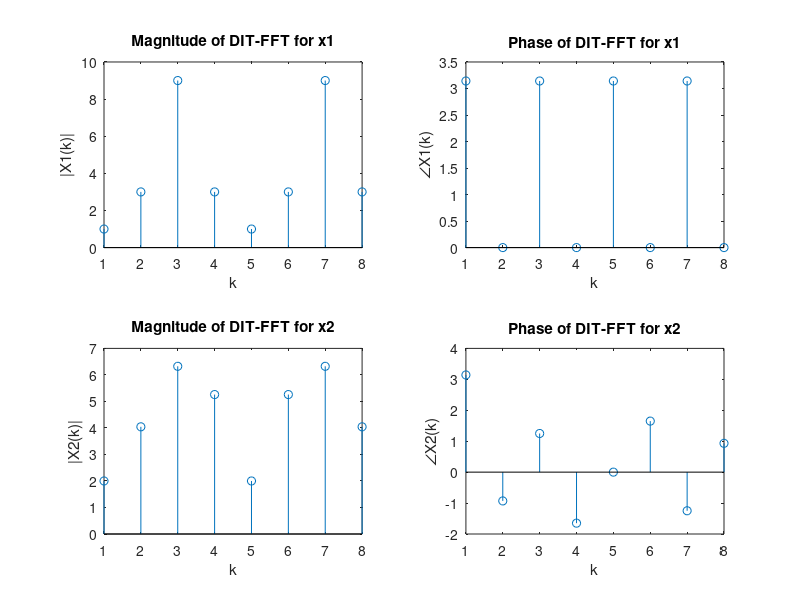

Source code (MATLAB):
clc; clear; close all;

function X = dit_fft(x)
    N = length(x);
    % Built-in bit reversal
    X = bitrevorder(x); 
    
    for stage = 1:log2(N)
        L = 2^stage;
        % twiddle factor
        W = exp(-1i * 2 * pi / L); 
        
        for k = 0:L:N-1
            for n = 0:L/2-1
                % MATLAB uses 1-based indexing
                idx1 = k + n + 1; 
                idx2 = k + n + L/2 + 1;
                
                % Butterfly operation
                temp = X(idx1) + X(idx2) * W^n;
                X(idx2) = X(idx1) - X(idx2) * W^n;
                X(idx1) = temp;
            end
        end
    end
end

function X = dif_fft(x)
    N = length(x);
    X = x;
    
    for stage = log2(N):-1:1
        L = 2^stage;
        W = exp(-1i * 2 * pi / L);
        
        for k = 0:L:N-1
            for n = 0:L/2-1
                idx1 = k + n + 1;
                idx2 = k + n + L/2 + 1;
                
                % Butterfly operation (different from DIT)
                temp = X(idx1) + X(idx2);
                X(idx2) = (X(idx1) - X(idx2)) * W^n;
                X(idx1) = temp;
            end
        end
    end
    
    % Built-in bit reversal
    X = bitrevorder(X); 
end

x1 = [-1, 0, 2, 0, -4, 0, 2, 0];
X1_dit = dit_fft(x1);
X1_dif = dif_fft(x1);
X1_matlab = fft(x1); 

x2 = [1, 0, -1, 2, 0, -4, 0, 0];
X2_dit = dit_fft(x2);
X2_dif = dif_fft(x2);
X2_matlab = fft(x2);

% plot magnitude and phase of DFT of x1 and x2
figure;
subplot(2,2,1);
stem(abs(X1_dit));
title('Magnitude of DIT-FFT for x1');
xlabel('k'); 
ylabel('|X1(k)|');

subplot(2,2,2);
stem(angle(X1_dit));
title('Phase of DIT-FFT for x1');
xlabel('k'); 
ylabel('∠X1(k)');

subplot(2,2,3);
stem(abs(X2_dit));
title('Magnitude of DIT-FFT for x2');
xlabel('k'); ylabel('|X2(k)|');

subplot(2,2,4);
stem(angle(X2_dit));
title('Phase of DIT-FFT for x2');
xlabel('k'); ylabel('∠X2(k)');

% display results
disp('DIT-FFT of x1:');
disp(X1_dit);
disp('DIF-FFT of x1:');
disp(X1_dif);
disp('FFT of x1(using fft()):');
disp(X1_matlab);

disp('DIT-FFT of x2:');
disp(X2_dit);
disp('DIF-FFT of x2:');
disp(X2_dif);
disp('FFT of x2(using fft()):');
disp(X2_matlab);
